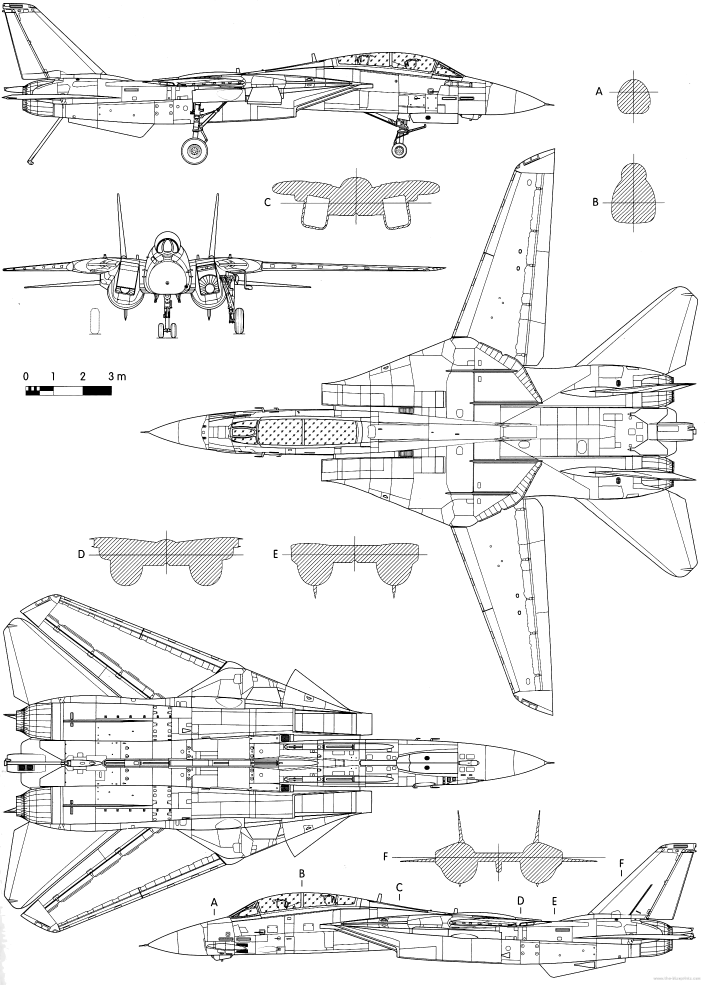
#> input picture references/UPC_Figure3_15_source_exact.png, 2113 x 2953 px (shown at 1/3 size)
$ python recover_C_lower_raster_guides.py
#> lines starting #> are read from the running program, lines starting #| are printed output that depends on the picture
"""Stückweise untere C-Rasterkante; Achsenreste und unklare Übergänge auslassen."""
from pathlib import Path
from PIL import Image,ImageDraw
import numpy as np,json,hashlib
O=Path(__file__).parent;R=O.parents[1];src=R/'references/UPC_Figure3_15_source_exact.png';im=Image.open(src).convert('RGB');a=np.array(im.convert('L'));cases=[]
#> further down, im is the input picture: PIL image 2113x2953 RGB; min 0, max 255, mean 239.5
for t in [96,128,160]:
 segments=[];current=[];omitted=[]
 for x in range(817,1320):
  reason=None
  if 1066<=x<=1070:reason='Vertikale Achse'
  ys=np.where(a[530:695,x]<t)[0]+530;ys=ys[(ys<607)|(ys>612)]
  if not len(ys):reason='Kein von Achsen getrennter Strich'
  elif ys.max() in [606,613]:reason='Unterkontur grenzt direkt an ausgelassenes Achsenband'
  if reason:
   if len(current)>1:segments.append(current)
   current=[];omitted.append(dict(x_pixel=x,reason=reason));continue
  assert ys.max()<694;current.append([x,int(ys.max())])
 if len(current)>1:segments.append(current)
 safe=[];breaks=[]
 for seg in segments:
  part=[seg[0]]
  for v in seg[1:]:
   if abs(v[1]-part[-1][1])>3:
    breaks.append([part[-1],v])
    if len(part)>1:safe.append(part)
    part=[v]
   else:part.append(v)
  if len(part)>1:safe.append(part)
 cases.append(dict(threshold=t,segments_pixel=safe,omitted=omitted,unconnected_steep_jumps=breaks))
#> after the loop, cases = 3 items
j=dict(status='C_UNTERE_RASTERKANTE_STUECKWEISE_ERFASST',source_sha256=hashlib.sha256(src.read_bytes()).hexdigest(),cases=cases,method='Unterste Dunkelpixel pro Spalte; horizontales Achsenband607..612 ausgeschlossen, benachbarte unklare Konturpunkte ebenfalls ausgelassen. Keine Verbindung zwischen Segmenten. Sprünge über3Pixel je Spalte werden separat unterbrochen, um Luftbereiche nicht zu überbrücken.',limits=['Nur Strich-Außenkante, keine Strichmitte.','Keine geschlossene Außenkontur, keine Aussage über weiße Einlauföffnungen.','Seitliche Extrembereiche und Achsenlücken unvollständig.','Metrischer Rahmen und Originaloberfläche ungeprüft.'],production_release=False)
#> j = 6 items
(O/'C_lower_raster_guides.json').write_text(json.dumps(j,ensure_ascii=False,indent=2)+'\n',encoding='utf-8');crop=im.crop((805,530,1330,700)).resize((1050,340));dr=ImageDraw.Draw(crop)
#> after `crop = im.crop((805, 530, 1330, 700)).resize((1050, 340))`:
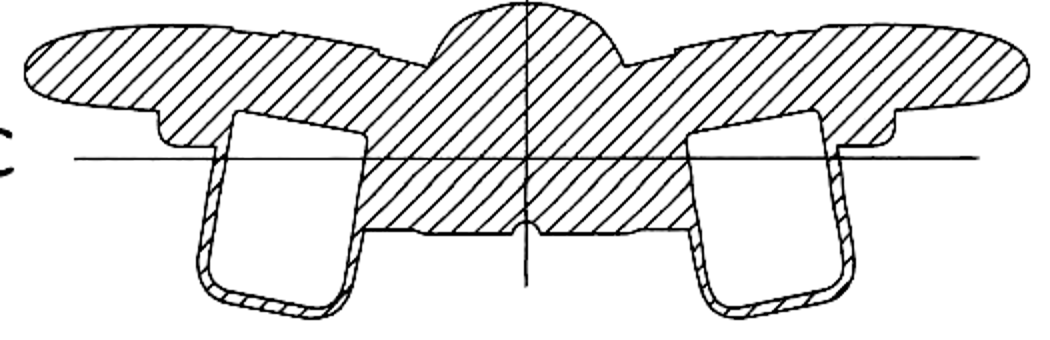
#> crop: PIL image 1050x340 RGB; min 0, max 255, mean 228.6
for seg in cases[1]['segments_pixel']:dr.line([((x-805)*2,(y-530)*2) for x,y in seg],fill=(220,0,0),width=1)
#> this loop made 8 passes
crop.save(O/'C_lower_raster_guides_overlay.png');print([(c['threshold'],[len(s) for s in c['segments_pixel']],len(c['omitted'])) for c in cases])
#> after `crop.save(O / 'C_lower_raster_guides_overlay.png')`:
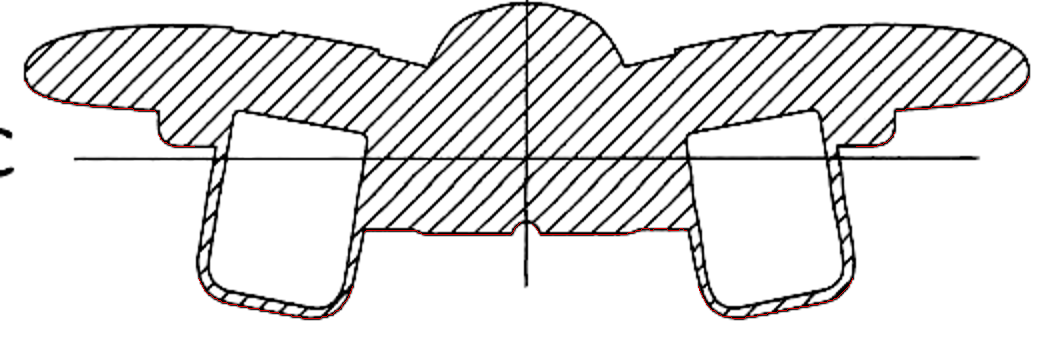
#> saved as C_lower_raster_guides_overlay.png: PIL image 1050x340 RGB; mean R, G, B 229.1, 228.5, 228.5
#| [(96, [67, 19, 78, 79, 79, 78, 20, 67], 5), (128, [67, 19, 78, 79, 78, 78, 20, 67], 5), (160, [66, 19, 79, 79, 78, 78, 20, 67], 5)]
